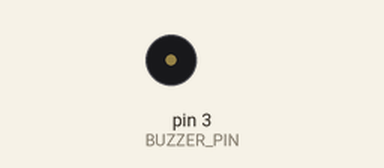
Simulated run of this sketch. Board: Arduino Uno, built with avr-gcc and run on an emulated ATmega328P. Parts: buzzer (waves = sounding, pin HIGH).

Above: at 0.6 s.
Timing chart, 0 to 3.0 s (numbered marks = the images above):
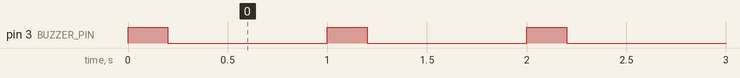

Measured:
- by itself, pin 3 (BUZZER_PIN): alternates HIGH for 0.20 s and LOW for 0.80 s

The sketch:

02_BUZZER_TEST.ino
```cpp
/* =============================================================================
   BUZZER TEST
   Hardware: Buzzer driven by NPN transistor, base connected to D3
   Purpose : Verify buzzer functionality using simple beeps.
   =============================================================================
*/

#define BUZZER_PIN 3

void setup() {
  pinMode(BUZZER_PIN, OUTPUT);
}

void loop() {
  digitalWrite(BUZZER_PIN, HIGH);  // Turn buzzer ON
  delay(200);
  digitalWrite(BUZZER_PIN, LOW);   // Turn buzzer OFF
  delay(800);                      // Wait before next beep
}
```
